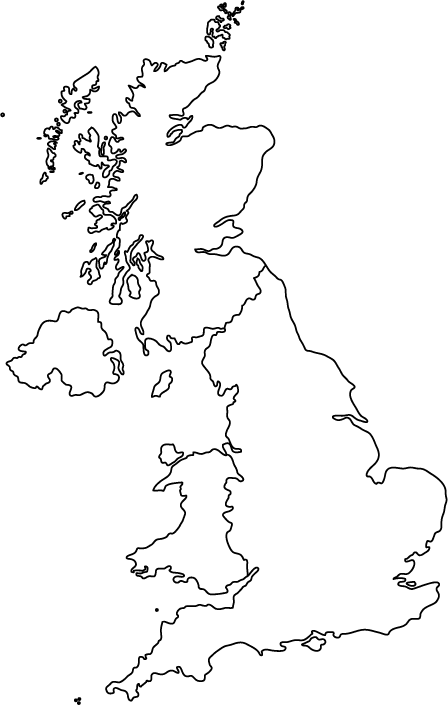
#> input picture uk.gif, 448 x 705 px
$ python UK_trace.py   (Python 2 division)
#> lines starting #> are read from the running program, lines starting #| are printed output that depends on the picture; long printed decimals are rounded
# -*- coding: utf-8 -*-
"""
Created on Fri Apr 28 22:50:36 2017

@author: mike
"""

from PIL import Image, ImageColor, ImageDraw
#import requests
#from StringIO import StringIO
from math import sqrt, ceil, log
from openpyxl import Workbook
from openpyxl.styles import PatternFill
from openpyxl.cell import get_column_letter

### England, Scotland, and Wales (minus two island constituencies)

img=Image.open('./uk.gif')
#> img is the input picture: PIL image 448x705 P; mean R, G, B, A 245.4, 245.4, 245.4, 14.3
xsize=img.size[0]
#> xsize = 448
ysize=img.size[1]
#> ysize = 705
mode="RGB"
im=img.convert(mode)
black=ImageColor.getcolor('black',mode)
white=ImageColor.getcolor('white',mode)
ImageDraw.floodfill(im,(xsize/2,ysize/2),black)
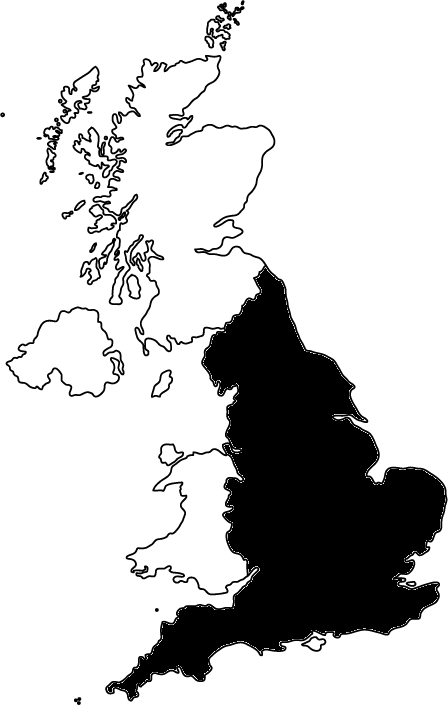
#> im: PIL image 448x705 RGB; min 0, max 255, mean 201.1
ImageDraw.floodfill(im,(xsize/2,ysize/4),black)
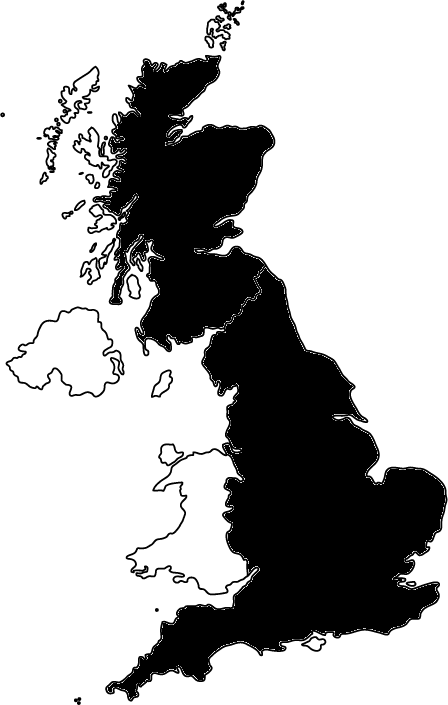
#> im: PIL image 448x705 RGB; min 0, max 255, mean 179.2
ImageDraw.floodfill(im,(xsize/2,3*ysize/4),black)
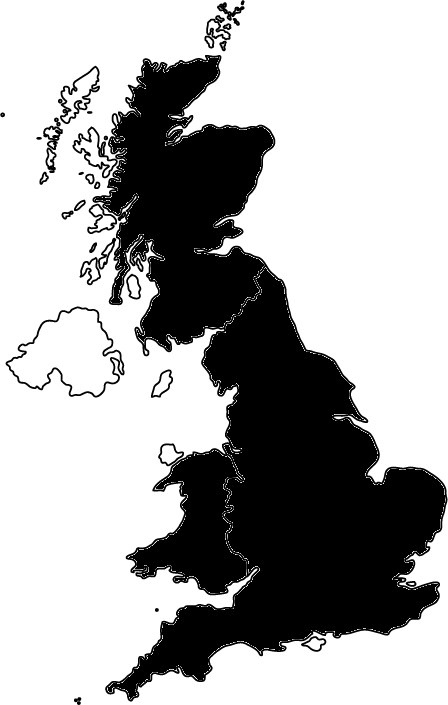
#> im: PIL image 448x705 RGB; min 0, max 255, mean 172.8
#ImageDraw.floodfill(im,(75,345),black)
pix=im.load()
colors=im.getcolors(1024)
#> colors = 17 items
num_black=[color for color in colors if color[1]==black][0][0]
#> num_black = 95730
num_black=float(num_black)/21/21
#> num_black = 217.1
target_blocks=632-2
num_gray=num_black
#> num_gray = 217.1


sar_length=int(ceil(log(target_blocks)/log(2)))+1
passed = 0
times_thru =0
new_xsize=xsize
#> new_xsize = 448
new_ysize=ysize
#> new_ysize = 705


threshold=0
new_size=float(target_blocks)/num_gray
#> new_size = 2.9
new_xsize=int(round(new_xsize*sqrt(new_size)))
#> new_xsize = 763
new_ysize=int(round(new_ysize*sqrt(new_size)))
#> new_ysize = 1201
print num_gray, new_xsize,new_ysize
#| 217.075 763 1201
im2=im.resize((new_xsize,new_ysize))
pix=im2.load()
num_rows=int(ceil(new_ysize/21))
#> num_rows = 57
num_cols=int(ceil(new_xsize/21))
#> num_cols = 36
for k in range(sar_length):
    threshold=threshold+0.5/2**k
    num_gray=0
    for row in range(num_rows):
        for col in range(num_cols):
            start_x=21*col
            end_x=21*col+20
            start_y=21*row
            end_y=21*row+20
            im_temp=im2.crop((start_x,start_y,end_x,end_y))
            try:
                colors_temp=im_temp.getcolors()
                num_black_temp=[color for color in colors_temp if color[1]==black][0][0]
                if(num_black_temp>21*21*threshold):
                    num_gray=num_gray+1
            except:
                pass
    print k, num_gray, threshold
    if(num_gray<target_blocks):
        last_under=k
        last_under_threshold=threshold
        last_under_cnt=num_gray
        threshold=threshold-0.5/2**k
#> after the loop, threshold = 0.261

num_gray=0
wb=Workbook()
ws = wb.active
grayFill=PatternFill(start_color='FF808080',
                     end_color='FF808080',
                     fill_type='solid')
whiteFill=PatternFill(start_color='FFFFFFFF',
                     end_color='FFFFFFFF',
                     fill_type='solid')
for row in range(num_rows):
    ws.row_dimensions[row+2].height = 18
    for col in range(num_cols):
#> (the run stopped early here; a loop or call above may not have finished)
